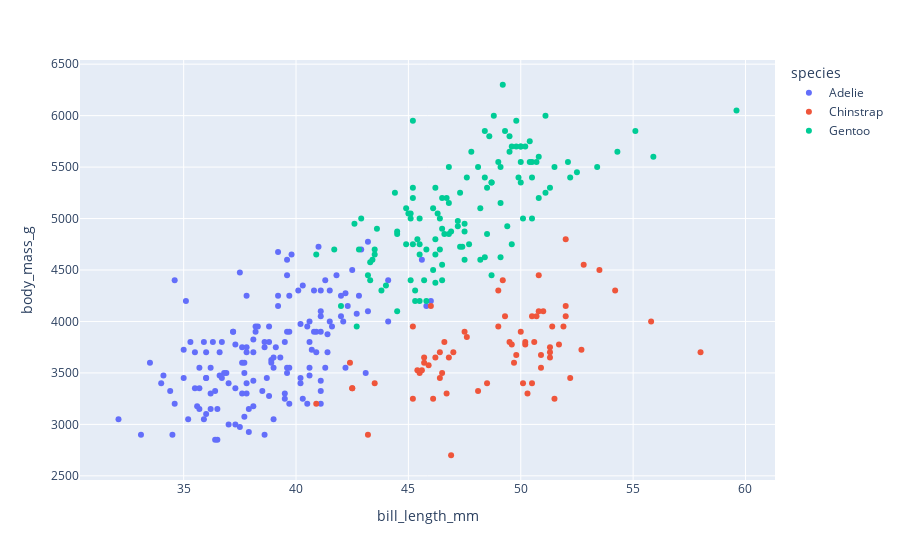

The cell this chart's notebook holds for it:
### Code cell
px.scatter( data_frame=penguins, x = 'bill_length_mm', y = 'body_mass_g', color='species')

### Figure 1 — Plotly figure (JSON) as saved in the notebook; plotly's stock layout.template omitted (floating-point values rounded to 4 significant figures; data arrays with more than 128 entries replaced by an {"elided": "..."} marker saying what was removed)
{"data": [{"hovertemplate": "species=Adelie<br>bill_length_mm=%{x}<br>body_mass_g=%{y}<extra></extra>", "legendgroup": "Adelie", "marker": {"color": "#636efa", "symbol": "circle"}, "mode": "markers", "name": "Adelie", "orientation": "v", "showlegend": true, "type": "scatter", "x": {"elided": "152 float values"}, "xaxis": "x", "y": {"elided": "152 int values"}, "yaxis": "y"}, {"hovertemplate": "species=Chinstrap<br>bill_length_mm=%{x}<br>body_mass_g=%{y}<extra></extra>", "legendgroup": "Chinstrap", "marker": {"color": "#EF553B", "symbol": "circle"}, "mode": "markers", "name": "Chinstrap", "orientation": "v", "showlegend": true, "type": "scatter", "x": [46.5, 50, 51.3, 45.4, 52.7, 45.2, 46.1, 51.3, 46, 51.3, 46.6, 51.7, 47, 52, 45.9, 50.5, 50.3, 58, 46.4, 49.2, 42.4, 48.5, 43.2, 50.6, 46.7, 52, 50.5, 49.5, 46.4, 52.8, 40.9, 54.2, 42.5, 51, 49.7, 47.5, 47.6, 52, 46.9, 53.5, 49, 46.2, 50.9, 45.5, 50.9, 50.8, 50.1, 49, 51.5, 49.8, 48.1, 51.4, 45.7, 50.7, 42.5, 52.2, 45.2, 49.3, 50.2, 45.6, 51.9, 46.8, 45.7, 55.8, 43.5, 49.6, 50.8, 50.2], "xaxis": "x", "y": [3500, 3900, 3650, 3525, 3725, 3950, 3250, 3750, 4150, 3700, 3800, 3775, 3700, 4050, 3575, 4050, 3300, 3700, 3450, 4400, 3600, 3400, 2900, 3800, 3300, 4150, 3400, 3800, 3700, 4550, 3200, 4300, 3350, 4100, 3600, 3900, 3850, 4800, 2700, 4500, 3950, 3650, 3550, 3500, 3675, 4450, 3400, 4300, 3250, 3675, 3325, 3950, 3600, 4050, 3350, 3450, 3250, 4050, 3800, 3525, 3950, 3650, 3650, 4000, 3400, 3775, 4100, 3775], "yaxis": "y"}, {"hovertemplate": "species=Gentoo<br>bill_length_mm=%{x}<br>body_mass_g=%{y}<extra></extra>", "legendgroup": "Gentoo", "marker": {"color": "#00cc96", "symbol": "circle"}, "mode": "markers", "name": "Gentoo", "orientation": "v", "showlegend": true, "type": "scatter", "x": [46.1, 50, 48.7, 50, 47.6, 46.5, 45.4, 46.7, 43.3, 46.8, 40.9, 49, 45.5, 48.4, 45.8, 49.3, 42, 49.2, 46.2, 48.7, 50.2, 45.1, 46.5, 46.3, 42.9, 46.1, 44.5, 47.8, 48.2, 50, 47.3, 42.8, 45.1, 59.6, 49.1, 48.4, 42.6, 44.4, 44, 48.7, 42.7, 49.6, 45.3, 49.6, 50.5, 43.6, 45.5, 50.5, 44.9, 45.2, 46.6, 48.5, 45.1, 50.1, 46.5, 45, 43.8, 45.5, 43.2, 50.4, 45.3, 46.2, 45.7, 54.3, 45.8, 49.8, 46.2, 49.5, 43.5, 50.7, 47.7, 46.4, 48.2, 46.5, 46.4, 48.6, 47.5, 51.1, 45.2, 45.2, 49.1, 52.5, 47.4, 50, 44.9, 50.8, 43.4, 51.3, 47.5, 52.1, 47.5, 52.2, 45.5, 49.5, 44.5, 50.8, 49.4, 46.9, 48.4, 51.1, 48.5, 55.9, 47.2, 49.1, 47.3, 46.8, 41.7, 53.4, 43.3, 48.1, 50.5, 49.8, 43.5, 51.5, 46.2, 55.1, 44.5, 48.8, 47.2, null, 46.8, 50.4, 45.2, 49.9], "xaxis": "x", "y": [4500, 5700, 4450, 5700, 5400, 4550, 4800, 5200, 4400, 5150, 4650, 5550, 4650, 5850, 4200, 5850, 4150, 6300, 4800, 5350, 5700, 5000, 4400, 5050, 5000, 5100, 4100, 5650, 4600, 5550, 5250, 4700, 5050, 6050, 5150, 5400, 4950, 5250, 4350, 5350, 3950, 5700, 4300, 4750, 5550, 4900, 4200, 5400, 5100, 5300, 4850, 5300, 4400, 5000, 4900, 5050, 4300, 5000, 4450, 5550, 4200, 5300, 4400, 5650, 4700, 5700, 4650, 5800, 4700, 5550, 4750, 5000, 5100, 5200, 4700, 5800, 4600, 6000, 4750, 5950, 4625, 5450, 4725, 5350, 4750, 5600, 4600, 5300, 4875, 5550, 4950, 5400, 4750, 5650, 4850, 5200, 4925, 4875, 4625, 5250, 4850, 5600, 4975, 5500, 4725, 5500, 4700, 5500, 4575, 5500, 5000, 5950, 4650, 5500, 4375, 5850, 4875, 6000, 4925, null, 4850, 5750, 5200, 5400], "yaxis": "y"}], "layout": {"legend": {"title": {"text": "species"}, "tracegroupgap": 0}, "margin": {"t": 60}, "xaxis": {"anchor": "y", "domain": [0, 1], "title": {"text": "bill_length_mm"}}, "yaxis": {"anchor": "x", "domain": [0, 1], "title": {"text": "body_mass_g"}}}}
